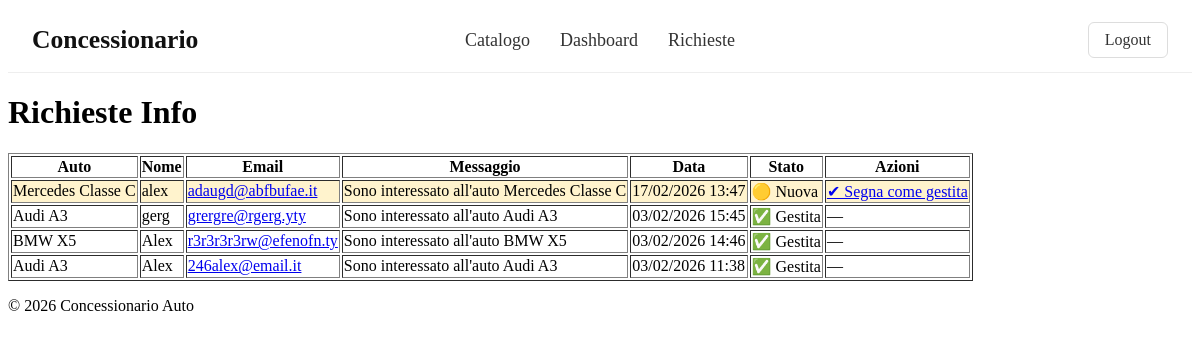
Screenshot of /dashboard/richieste/ (signed in) with the database file from the repository.
### concessionario_app/models.py (models this page shows, shortened)
class RichiestaInfo(models.Model):
    auto = models.ForeignKey('Auto', on_delete=models.CASCADE, related_name='richieste')
    nome = models.CharField(max_length=100)
    email = models.EmailField()
    messaggio = models.TextField()
    created_at = models.DateTimeField(auto_now_add=True)
    gestita = models.BooleanField(default=False)

class Auto(models.Model):
    marca = models.CharField(max_length=50)
    video = models.FileField(upload_to='auto/video/', blank=True, null=True)
    modello = models.CharField(max_length=50)
    prezzo = models.DecimalField(max_digits=10, decimal_places=2, validators=[MinValueValidator(0)])
    immatricolazione = models.DateField()
    categoria = models.CharField(max_length=20, choices=CATEGORIA_CHOICES)
    condizioni = models.CharField(max_length=5, choices=CONDIZIONI_CHOICES)
    alimentazione = models.CharField(max_length=9, choices=ALIMENTAZIONE_CHOICES)
    chilometraggio = models.IntegerField()
    tipo_cambio = models.CharField(max_length=15, choices=CAMBIO_CHOICES)
    potenza = models.CharField(max_length=50)
    classe_emissioni = models.CharField(max_length=6, choices=EMISSIONI_CHOICES)
    numero_porte = models.IntegerField()
    posti = models.IntegerField()
    sensori_parcheggio = models.BooleanField(default=False)
    cruise_control = models.BooleanField(default=False)
    frenata_emergenza = models.BooleanField(default=False)
    start_and_stop = models.BooleanField(default=False)
    incidenti_precedenti = models.BooleanField(default=False)
    disponibilita = models.BooleanField(default=True)
    luogo_veicolo = models.CharField(max_length=50)
    descrizione = models.TextField()
    created_at = models.DateField(auto_now_add=True)
    created_by = models.ForeignKey(Venditore, on_delete=models.CASCADE)

### concessionario_app/views.py (the view)
# urls.py: path('dashboard/richieste/', views.richieste_info_dashboard, name='richieste_info_dashboard'),
@login_required(login_url='/accounts/login/')
def richieste_info_dashboard(request):
    if not hasattr(request.user, 'venditore'):
        messages.error(request, "Solo i venditori possono accedere a questa sezione.")
        return redirect('catalogo')
    richieste = RichiestaInfo.objects.all().order_by('-created_at')
    return render(
        request,
        'concessionario_app/richieste_info_dashboard.html',
        {'richieste': richieste}
    )

### concessionario_app/templates/concessionario_app/richieste_info_dashboard.html (shortened to what this page needs)
{% extends "base.html" %}
{% block content %}
<h1>Richieste Info</h1>
{% if richieste %}
<table border="1">
    <tr>
        <th>Auto</th>
        <th>Nome</th>
        <th>Email</th>
        <th>Messaggio</th>
        <th>Data</th>
        <th>Stato</th>
        <th>Azioni</th>
    </tr>
    {% for r in richieste %}
    <tr style="{% if not r.gestita %}background-color:#fff3cd{% endif %}">
        <td>{{ r.auto.marca }} {{ r.auto.modello }}</td>
        <td>{{ r.nome }}</td>
        <td>
            <a href="mailto:{{ r.email }}">{{ r.email }}</a>
        </td>
        <td>{{ r.messaggio }}</td>
        <td>{{ r.created_at|date:"d/m/Y H:i" }}</td>
        <td>
            {% if r.gestita %}
                ✅ Gestita
            {% else %}
                🟡 Nuova
            {% endif %}
        </td>
        <td>
            {% if not r.gestita %}
                <a href="{% url 'segna_richiesta_gestita' r.pk %}">
                    ✔ Segna come gestita
                </a>
            {% else %}
                —
            {% endif %}
        </td>
    </tr>
    {% endfor %}
</table>
{% else %}
<p>Non ci sono richieste.</p>
{% endif %}
{% endblock %}

### rows the page displays
RichiestaInfo: auto.marca "Mercedes", auto.modello "Classe C", nome "alex", email "adaugd@abfbufae.it", messaggio "Sono interessato all'auto Mercedes Classe C", created_at "17/02/2026 13:47", gestita "🟡 Nuova"
RichiestaInfo: auto.marca "Audi", auto.modello "A3", nome "gerg", email "grergre@rgerg.yty", messaggio "Sono interessato all'auto Audi A3", created_at "03/02/2026 15:45", gestita "✅ Gestita"
RichiestaInfo: auto.marca "BMW", auto.modello "X5", nome "Alex", email "r3r3r3r3rw@efenofn.ty", messaggio "Sono interessato all'auto BMW X5", created_at "03/02/2026 14:46", gestita "✅ Gestita"
RichiestaInfo: auto.marca "Audi", auto.modello "A3", nome "Alex", email "246alex@email.it", messaggio "Sono interessato all'auto Audi A3", created_at "03/02/2026 11:38", gestita "✅ Gestita"
